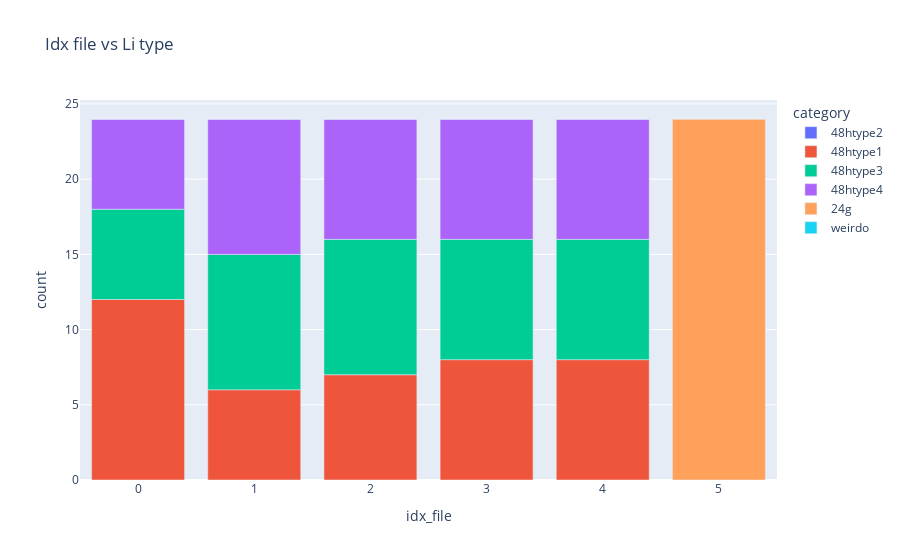

Here is the notebook cell this chart was saved with:
### Code cell
get_amount_type(file_loc_important_cols, litype, el = "Li")
df = plot_amount_type(file_loc_important_cols, litype, el, style, category_labels)

### Figure 1 — Plotly figure (JSON) as saved in the notebook; plotly's stock layout.template omitted (floating-point values rounded to 4 significant figures)
{"data": [{"alignmentgroup": "True", "hovertemplate": "category=48htype2<br>idx_file=%{x}<br>count=%{y}<extra></extra>", "legendgroup": "48htype2", "marker": {"color": "#636efa", "pattern": {"shape": ""}}, "name": "48htype2", "offsetgroup": "48htype2", "orientation": "v", "showlegend": true, "textposition": "auto", "type": "bar", "x": [0, 1, 2, 3, 4, 5], "xaxis": "x", "y": [0, 0, 0, 0, 0, 0], "yaxis": "y"}, {"alignmentgroup": "True", "hovertemplate": "category=48htype1<br>idx_file=%{x}<br>count=%{y}<extra></extra>", "legendgroup": "48htype1", "marker": {"color": "#EF553B", "pattern": {"shape": ""}}, "name": "48htype1", "offsetgroup": "48htype1", "orientation": "v", "showlegend": true, "textposition": "auto", "type": "bar", "x": [0, 1, 2, 3, 4, 5], "xaxis": "x", "y": [12, 6, 7, 8, 8, 0], "yaxis": "y"}, {"alignmentgroup": "True", "hovertemplate": "category=48htype3<br>idx_file=%{x}<br>count=%{y}<extra></extra>", "legendgroup": "48htype3", "marker": {"color": "#00cc96", "pattern": {"shape": ""}}, "name": "48htype3", "offsetgroup": "48htype3", "orientation": "v", "showlegend": true, "textposition": "auto", "type": "bar", "x": [0, 1, 2, 3, 4, 5], "xaxis": "x", "y": [6, 9, 9, 8, 8, 0], "yaxis": "y"}, {"alignmentgroup": "True", "hovertemplate": "category=48htype4<br>idx_file=%{x}<br>count=%{y}<extra></extra>", "legendgroup": "48htype4", "marker": {"color": "#ab63fa", "pattern": {"shape": ""}}, "name": "48htype4", "offsetgroup": "48htype4", "orientation": "v", "showlegend": true, "textposition": "auto", "type": "bar", "x": [0, 1, 2, 3, 4, 5], "xaxis": "x", "y": [6, 9, 8, 8, 8, 0], "yaxis": "y"}, {"alignmentgroup": "True", "hovertemplate": "category=24g<br>idx_file=%{x}<br>count=%{y}<extra></extra>", "legendgroup": "24g", "marker": {"color": "#FFA15A", "pattern": {"shape": ""}}, "name": "24g", "offsetgroup": "24g", "orientation": "v", "showlegend": true, "textposition": "auto", "type": "bar", "x": [0, 1, 2, 3, 4, 5], "xaxis": "x", "y": [0, 0, 0, 0, 0, 24], "yaxis": "y"}, {"alignmentgroup": "True", "hovertemplate": "category=weirdo<br>idx_file=%{x}<br>count=%{y}<extra></extra>", "legendgroup": "weirdo", "marker": {"color": "#19d3f3", "pattern": {"shape": ""}}, "name": "weirdo", "offsetgroup": "weirdo", "orientation": "v", "showlegend": true, "textposition": "auto", "type": "bar", "x": [0, 1, 2, 3, 4, 5], "xaxis": "x", "y": [0, 0, 0, 0, 0, 0], "yaxis": "y"}], "layout": {"barmode": "relative", "legend": {"title": {"text": "category"}, "tracegroupgap": 0}, "title": {"text": "Idx file vs Li type"}, "xaxis": {"anchor": "y", "domain": [0, 1], "title": {"text": "idx_file"}}, "yaxis": {"anchor": "x", "domain": [0, 1], "title": {"text": "count"}}}}
